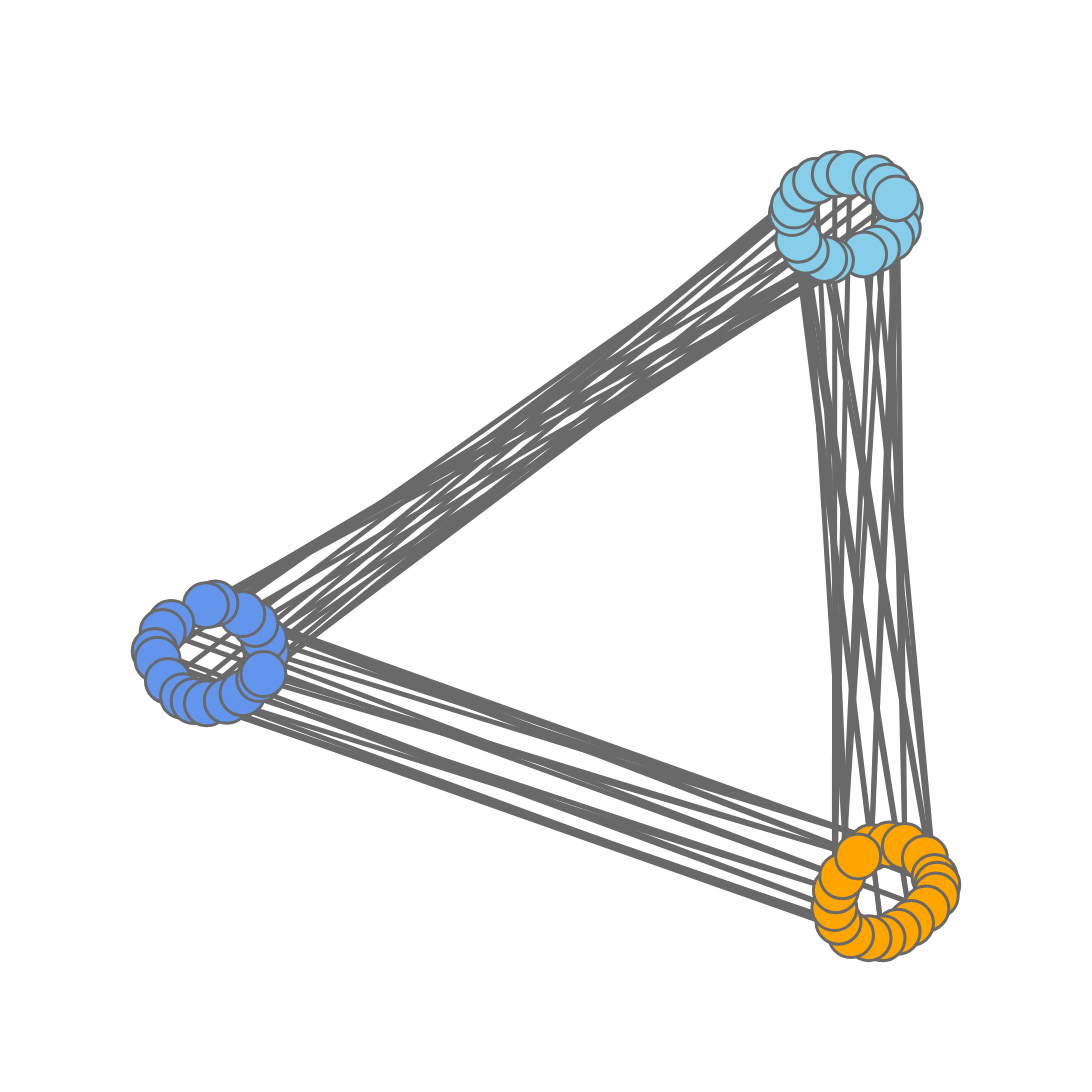

The code cell stored with this chart in its notebook:
### Code cell
fig = pgo.Figure()
    
for i in data:
    fig.add_trace(i)
        
fig.update_layout(template= 'plotly_white', 
                      showlegend=False, width=1200, height=1200,
                          scene=dict(
                              xaxis_title='',
                              yaxis_title='',
                              xaxis=dict(nticks=0,tickfont=dict(
                                    color='white')),
                              yaxis=dict(nticks=0,tickfont=dict(
                                    color='white')),
                        ))    
fig.update_xaxes(visible=False)
fig.update_yaxes(visible=False)

fig.write_image(path+fname+'_Gnodes'+str(len(G.nodes()))+'_nn'+str(n_neighbors)+'_spr'+str(spread)+'_min'+str(min_dist)+'_'+metric+'_FINAL.pdf')
fig.show()

### Figure 1 — Plotly figure (JSON) as saved in the notebook; plotly's stock layout.template omitted (floating-point values rounded to 4 significant figures; data arrays with more than 128 entries replaced by an {"elided": "..."} marker saying what was removed)
{"data": [{"hoverinfo": "none", "line": {"color": "dimgrey", "width": 5}, "mode": "lines", "opacity": 1, "type": "scatter", "x": {"elided": "162 float values"}, "y": {"elided": "162 float values"}}, {"hoverinfo": "text", "marker": {"color": ["orange", "skyblue", "cornflowerblue", "orange", "cornflowerblue", "skyblue", "orange", "skyblue", "cornflowerblue", "orange", "cornflowerblue", "skyblue", "orange", "skyblue", "cornflowerblue", "orange", "cornflowerblue", "skyblue", "orange", "skyblue", "cornflowerblue", "orange", "cornflowerblue", "skyblue", "orange", "skyblue", "cornflowerblue", "orange", "cornflowerblue", "skyblue", "orange", "skyblue", "cornflowerblue", "orange", "cornflowerblue", "skyblue", "orange", "skyblue", "cornflowerblue", "orange", "cornflowerblue", "skyblue", "orange", "skyblue", "cornflowerblue", "orange", "cornflowerblue", "skyblue", "orange", "skyblue", "cornflowerblue", "orange", "cornflowerblue", "skyblue"], "line": {"color": "dimgrey", "width": 3}, "size": 45, "symbol": "circle"}, "mode": "markers", "text": ["0", "1", "2", "3", "4", "5", "6", "7", "8", "9", "10", "11", "12", "13", "14", "15", "16", "17", "18", "19", "20", "21", "22", "23", "24", "25", "26", "27", "28", "29", "30", "31", "32", "33", "34", "35", "36", "37", "38", "39", "40", "41", "42", "43", "44", "45", "46", "47", "48", "49", "50", "51", "52", "53"], "type": "scatter", "x": [0.9157, 0.9518, 0.1428, 0.9389, 0.1395, 0.9495, 0.9586, 0.9408, 0.1285, 0.9842, 0.1119, 0.9228, 0.9965, 0.9065, 0.0775, 1, 0.06545, 0.864, 0.9981, 0.8555, 0.02109, 0.986, 0.01018, 0.8319, 0.9664, 0.8224, 0, 0.9493, 0.003641, 0.8143, 0.9301, 0.8169, 0.01688, 0.9122, 0.03618, 0.829, 0.8897, 0.8451, 0.04977, 0.8738, 0.06666, 0.869, 0.8685, 0.8883, 0.09209, 0.8704, 0.1122, 0.9211, 0.8785, 0.936, 0.1335, 0.8989, 0.1389, 0.9471], "y": [0.1191, 0.9546, 0.3744, 0.1227, 0.3917, 0.9286, 0.1205, 0.9159, 0.4111, 0.1047, 0.4241, 0.9019, 0.08024, 0.8944, 0.438, 0.06993, 0.4355, 0.8867, 0.05606, 0.8885, 0.4125, 0.03893, 0.4007, 0.8994, 0.01983, 0.9138, 0.3757, 0.008422, 0.3644, 0.9485, 0, 0.9583, 0.3367, 0.0001885, 0.3167, 0.9803, 0.004175, 0.9908, 0.3102, 0.02158, 0.3073, 0.9992, 0.03945, 1, 0.3105, 0.06279, 0.3205, 0.994, 0.08117, 0.983, 0.3391, 0.1071, 0.3456, 0.9677]}], "layout": {"height": 1200, "scene": {"xaxis": {"nticks": 0, "tickfont": {"color": "white"}, "title": {"text": ""}}, "yaxis": {"nticks": 0, "tickfont": {"color": "white"}, "title": {"text": ""}}}, "showlegend": false, "width": 1200, "xaxis": {"autorange": true, "range": [-0.09108, 1.091], "type": "linear", "visible": false}, "yaxis": {"autorange": true, "range": [-0.09182, 1.092], "type": "linear", "visible": false}}}
